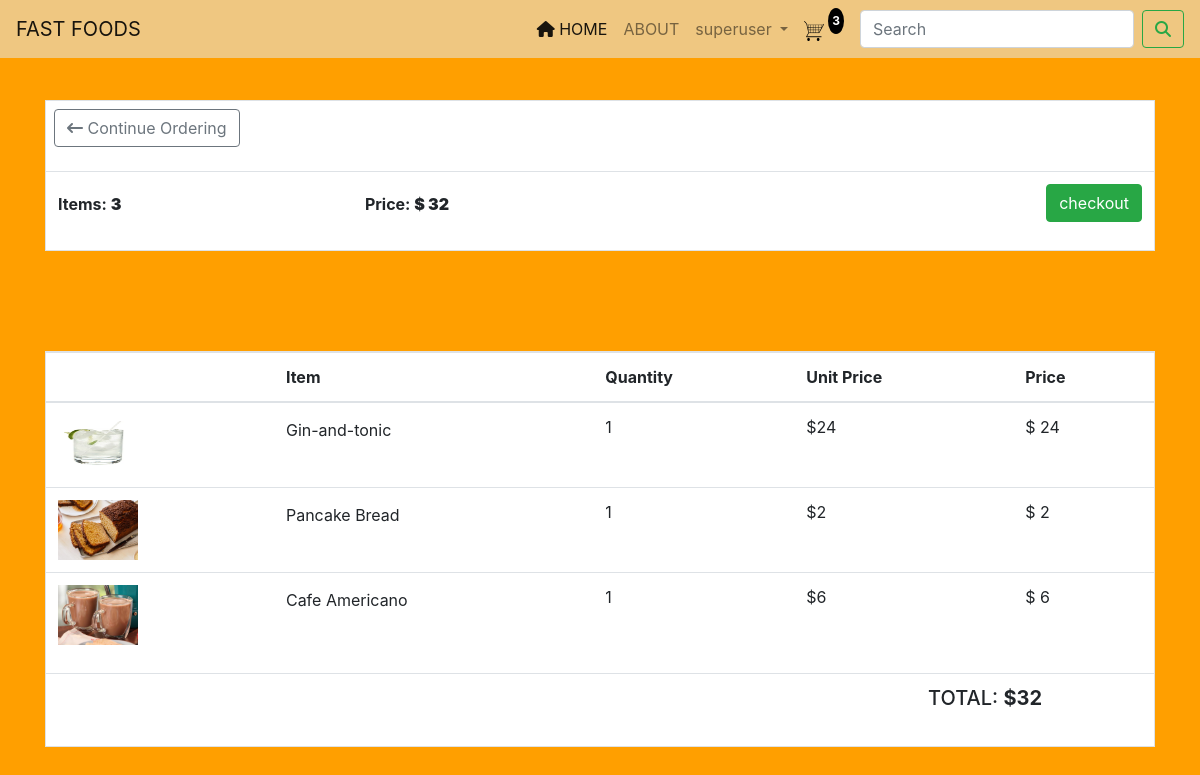
Page /app/cart/ (signed in) on the committed database.
### app/models.py (models this page shows, shortened)
class Cart(models.Model):
    id = models.UUIDField(primary_key=True, default=uuid.uuid4)
    user = models.ForeignKey(User, on_delete=models.CASCADE)
    completed = models.BooleanField(default=False)
    class Meta:
        verbose_name_plural = 'cart'
    @property
    def total_price(self):
        cartitems = self.cartitems.all()
        total = sum([item.price for item in cartitems])
        return total
    @property
    def no_items(self):
        cartitems = self.cartitems.all()
        quantity= sum([item.quantity for item in cartitems])
        return quantity

class Cartitem(models.Model):
    food = models.ForeignKey(Food, on_delete=models.CASCADE, related_name='items')
    cart = models.ForeignKey(Cart, on_delete=models.CASCADE, related_name='cartitems')
    quantity = models.IntegerField(default=0)
    added_at = models.DateTimeField(auto_now_add=True)
    class Meta:
        verbose_name_plural = 'Cartitem'
        ordering = ('-added_at',)
    @property
    def price(self):
        new_price = self.food.price* self.quantity
        return new_price

class Food(models.Model):
    id =models.UUIDField(primary_key=True, default=uuid.uuid4)
    name = models.CharField(max_length=120)
    meal = models.ForeignKey(Meal, on_delete=models.CASCADE, null=True)
    course = models.ForeignKey(Course, on_delete=models.CASCADE, null=True)
    price = models.PositiveIntegerField(null=True)
    image = models.ImageField(upload_to='food_pics/', default='/media/food.jpg')
    created = models.DateTimeField(auto_now_add=True)
    update = models.DateTimeField(auto_now=True)
    class Meta:
        verbose_name_plural ='food'
        ordering =('-created',)

### app/views.py (the view)
# urls.py: path('cart/', cart, name='cart'),
@login_required
def cart (request):
    cart=None
    cartitems = []
    if request.user.is_authenticated:
        cart, created = Cart.objects.get_or_create(user=request.user, completed = False)
        cartitems = cart.cartitems.all()
        cartitems_count = cartitems.count()
        context={
            'cart':cart,
            'cartitems':cartitems,
            'cartitems_count':cartitems_count,
        }
    return render(request, 'pages/cart.html',context )

### templates/pages/cart.html (shortened to what this page needs)
{% extends 'partials/base.html' %}
{% block content %}
    <div class="row" style="margin-top: 100px;">
        <div class="col-md-12">
            <div class="border bg-white">
                <a class="btn btn-outline-secondary mt-2 ml-2" href="{% url 'home' %}"> <i class="fa-solid fa-arrow-left-long"></i>  Continue Ordering</a>
                <br>
                <br>
                <table class="table">
                    <tr>
                        <th style="padding-top: 20px;">Items: <strong>{{cart.no_items}}</strong></th>
                        <th style="padding-top: 20px;">Price: <strong>$ {{cart.total_price}}</strong></th>
                        <th><a class="btn btn-success" style="float: right; " href="">checkout</a></th>
                    </tr>
                </table>
            </div>
        </div>
    </div>
    <div class="row mb-5" style="margin-top: 100px;">
        <div class="col-md-12">
            <div class="border bg-white">
                <table class="table">
                    <thead>
                        <th style="padding-top: 20px;" scope="col" ></th>
                        <th scope="col" >Item</th>
                        <th scope="col" >Quantity</th>
                        <th scope="col" >Unit Price</th>
                        <th scope="col">Price</th>
                    </thead>
                    <tbody>
                        {% for cartitem in cartitems %}
                        <tr>
                            <td><img src="{{cartitem.food.image.url}}" alt="" height="60px" width="80px"></td>
                            <td style="padding-top: 15px;">{{cartitem.food.name}}</td>
                            <td>{{cartitem.quantity}}</td>
                            <td>${{cartitem.food.price}}</td>
                            <td>$ {{cartitem.price}}</td>
                        </tr>
                        {%endfor%}
                    </tbody>
                </table>
                <table class="table" >
                    <tr>
                        <th style="padding-top: 20px;"></th>
                        <th><h5 style="float: right; margin-right: 100px;" href="">TOTAL: <strong>${{cart.total_price}}</strong></h5></th>
                    </tr>
                </table>
        </div>
    </div>
{% endblock %}

### templates/partials/base.html (shortened to what this page needs)
<!DOCTYPE html>
{%load static%}
<html lang="en">
<head>
    <link rel="stylesheet" href="https://cdnjs.cloudflare.com/ajax/libs/font-awesome/6.4.2/css/all.min.css">
    <link rel="stylesheet" href="https://cdn.jsdelivr.net/npm/bootstrap@4.0.0/dist/css/bootstrap.min.css">
    <link rel="stylesheet" href="{% static 'css/style.css' %}">
</head>
<body>
    <nav class="navbar navbar-expand-lg fixed-top navbar-light">
        <a class="navbar-brand" href="#">FAST FOODS</a>
        <div class="collapse navbar-collapse" id="navbarSupportedContent">
          {% if user.is_authenticated %}
          <ul class="navbar-nav ml-auto pr-2">
            <li class="nav-item active">
              <a class="nav-link" href="{% url 'home' %}"> <i class="fa fa-home" aria-hidden="true"></i> HOME <span class="sr-only">(current)</span></a>
            </li>
            <li class="nav-item">
              <a class="nav-link" href="#">ABOUT</a>
            </li>
            <li class="nav-item dropdown">
              <a class="nav-link dropdown-toggle" href="#" id="navbarDropdown" role="button" data-toggle="dropdown" aria-haspopup="true" aria-expanded="false">
                {{user.username}}
              </a>
            </li>
          </ul>
          <div class="form-inline mr-3" >
            <a class=" " href="{% url 'cart' %}">
                <img style="display: inline;" id="cart-icon" src="/media/cart.png" alt="" height="20px" width="20px">
            </a>
            <p class="text-white rounded-circle ml-1 p-1" id="no_items" style="background-color: black; color: #fff;font-size: 12px;font-weight: 700;" id="cart-total">{{cart.no_items}}</p>
          </div>
          <form class="form-inline my-2 my-lg-0">
            <input class="form-control mr-sm-2" type="search" placeholder="Search" aria-label="Search">
            <button class="btn btn-outline-success my-2 my-sm-0" type="submit"><i class="fa fa-search" aria-hidden="true"></i></button>
          </form>
          {% endif %}
        </div>
      </nav>
      <div class="container">
        {% block content %}
        {% endblock %}
      </div>
</body>
</html>

### static/css/style.css (style rules this page uses)
body { background-color: #ff9f00 !important; }
.navbar { background-color: #efc781; }

### rows in the picture
Cart: no_items "3", total_price "32"
Cartitem: food.image (picture), food.name "Gin-and-tonic", quantity "1", food.price "24", price "24"
Cartitem: food.image (picture), food.name "Pancake Bread", quantity "1", food.price "2", price "2"
Cartitem: food.image (picture), food.name "Cafe Americano", quantity "1", food.price "6", price "6"

### other values in the picture
{{ user.username }} "superuser"
